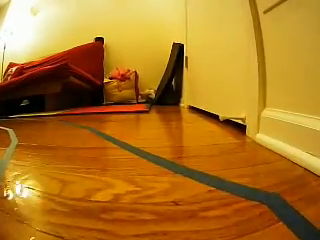
#> input picture frame 22 of test1.mp4, 320 x 240 px
$ python test_drive_v6.py
#> lines starting #> are read from the running program, lines starting #| are printed output that depends on the picture; after the words box and inside, x2 and y2 are one past the last pixel; in counts of white or black regions, pixels touching at a corner belong together
import cv2
import numpy as np
import math

# only called steep corner -> if lane line is passed boundary (1/3 for each), call function
# if lines are intersecting
# if 2 lines are detected in one color (and intersecting/close???)
def bang_bang_control(direction):
    pass

def initialize_mask(frame):
    # change image to hsv for masking
    hsv = cv2.cvtColor(frame, cv2.COLOR_BGR2HSV)

    # get only the blue pixels
    lower_blue = np.array([90, 50, 70])
    upper_blue = np.array([128, 255, 255])

    # alternative hsv mask
    # lower_yellow = np.array([30, 100, 100])
    # upper_yellow = np.array([35, 255, 255])

    # tuned yellow
    lower_yellow = np.array([15, 60, 136])
    upper_yellow = np.array([38, 163, 246])

    mask_blue = cv2.inRange(hsv, lower_blue, upper_blue)
    mask_yellow = cv2.inRange(hsv, lower_yellow, upper_yellow)

    # run to separate masks on the images
    return [mask_blue, mask_yellow]

def extract_edges(mask):
    # extract edges from lines
    edges = cv2.Canny(mask, 50, 100)    # change to contour detection later

    return edges

# [17 lines left out: function perspective_warp, not called in this run]

def crop_image(edges):
    height, width = edges.shape
    mask = np.zeros_like(edges)

    # only focus bottom half of the screen
    polygon = np.array([[
        (0, height * 1 / 2),
        (width, height * 1 / 2),
        (width, height),
        (0, height),
    ]], np.int32)

    # wtf is this???
    cv2.fillPoly(mask, polygon, 255)
    cropped_edges = cv2.bitwise_and(edges, mask)
    return cropped_edges


def detect_line_segments(cropped_edges):
    # tuning min_threshold, minLineLength, maxLineGap is a trial and error process by hand
    rho = 1  # distance precision in pixel, i.e. 1 pixel
    angle = np.pi / 180  # angular precision in radian, i.e. 1 degree
    min_threshold = 50  # minimal of votes

    line_segments = cv2.HoughLinesP(cropped_edges, rho, angle, min_threshold, np.array([]), minLineLength=20, maxLineGap=2)
    try:
        len(line_segments)
        return line_segments
    except:
        return []

# def noise_reduction()


def calculate_slope_intercept(frame, line_segments):
    height, width, ch = frame.shape
    lane_lines = []

    left_line = []
    right_line = []

    # bound is 2/3
    bound = 1/3
    left_bound = width * (1 - bound)
    right_bound = width * bound

    for line in line_segments:
        # points that make up the line segments
        x1, y1, x2, y2 = line[0]

        # skip vertical line
        if x1 == x2:
            # print("Vertical Line")
            continue

        fit = np.polyfit((x1, x2), (y1, y2), 1)
        slope = fit[0]
        intercept = fit[1]

        # check if left line is within bounds
        if slope < 0:
            if x1 < left_bound and x2 < left_bound:
                left_line.append((slope, intercept))
        # check if right line is within bounds
        else:
            if x1 > right_bound and x2 > right_bound:
                right_line.append((slope, intercept))

    left_avg = np.average(left_line, axis=0)
    right_avg = np.average(right_line, axis=0)

    if len(left_line) > 0:
        lane_lines.append(get_end_points(frame, left_avg))

    if len(right_line) > 0:
        lane_lines.append(get_end_points(frame, right_avg))

    return lane_lines

# helper function for slope intercept
def get_end_points(frame, line_fit):
    height, width, _ = frame.shape
    slope, intercept = line_fit
    y1 = height  # bottom of the frame
    y2 = int(y1 * 1 / 2)  # make points from middle of the frame down

    # bound the coordinates within the frame
    x1 = max(-width, min(2 * width, int((y1 - intercept) / slope)))
    x2 = max(-width, min(2 * width, int((y2 - intercept) / slope)))
    return [[x1, y1, x2, y2]]

def detect_lane(frame, mask):
    mask_blue = mask[0]
    mask_yellow = mask[1]

    edges_blue = extract_edges(mask_blue)
    cropped_edges_blue = crop_image(edges_blue)

    edges_yellow = extract_edges(mask_yellow)
    cropped_edges_yellow = extract_edges(edges_yellow)

    line_segments_blue = detect_line_segments(cropped_edges_blue)
    line_segments_yellow = detect_line_segments(cropped_edges_yellow)

    # no lanes
    if len(line_segments_blue) == 0 and len(line_segments_yellow) == 0:
        # print("no lane lines")
        return []

    # only yellow
    elif len(line_segments_blue) == 0:
        detected_lane = calculate_slope_intercept(frame, line_segments_yellow)
        return detected_lane

    # only blue
    elif len(line_segments_yellow) == 0:
        detected_lane = calculate_slope_intercept(frame, line_segments_blue)
        return detected_lane

    # both yellow and blue
    else:
        detected_lane_yellow = calculate_slope_intercept(frame, line_segments_yellow)
        detected_lane_blue = calculate_slope_intercept(frame, line_segments_blue)
        return detected_lane_yellow + detected_lane_blue

def get_steering_angle(height, width, lane_lines):
    if len(lane_lines) == 2:
        # print("two lines detected")
        _, _, left_x2, _ = lane_lines[0][0]
        _, _, right_x2, _ = lane_lines[1][0]
        mid = int(width / 2)
        x_offset = (left_x2 + right_x2) / 2 - mid
        y_offset = int(height / 2)

    # one lane line
    elif len(lane_lines) == 1:
        # print("one line detected")
        x1, _, x2, _ = lane_lines[0][0]
        x_offset = x2 - x1
        y_offset = int(height / 2)

    angle_to_mid_radian = math.atan(x_offset / y_offset)  # angle (in radian) to center vertical line
    angle_to_mid_deg = int(angle_to_mid_radian * 180.0 / math.pi)  # angle (in degrees) to center vertical line
    steering_angle = angle_to_mid_deg  # this is the steering angle needed by front wheel

    return steering_angle


# [8 lines left out: function display_lines, not called in this run]

def stabilize_steering(previous_angle, current_angle, previous_weight=0.9, current_weight=0.1):
    stabilized_angle = previous_angle * previous_weight + current_angle * current_weight
    return stabilized_angle

# [22 lines left out: function display_heading_line, not called in this run]

def test_video(src):
#> called with src = '../images/test1.mp4'
    cap = cv2.VideoCapture(src)
    previous_angle = 0

    # how many angles to output per second (camera has 60fps)
    sensitivity = 6
    frame_counter = 0

    while cap.isOpened():
        # input()
        ret, frame = cap.read()
#> frame is the input picture: shape (240, 320, 3); mean B, G, R 34.5, 118.3, 175.1
        height, width, ch = frame.shape
#> height = 240; width = 320; ch = 3

        img_mask = initialize_mask(frame)
#> in initialize_mask, `hsv = cv2.cvtColor(frame, cv2.COLOR_BGR2HSV)`: hsv: shape (240, 320, 3); mean H, S, V 18.9, 211.4, 175.2
#> in initialize_mask, `mask_blue = cv2.inRange(hsv, lower_blue, upper_blue)`: mask_blue: shape (240, 320); every value is 0
#> in initialize_mask, `mask_yellow = cv2.inRange(hsv, lower_yellow, upper_yellow)`:
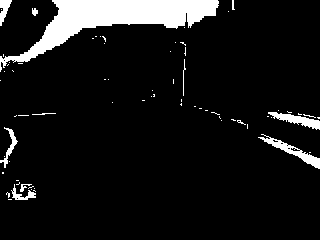
#> mask_yellow: shape (240, 320); 8.7% white; 70 white regions (59 under 20 px), largest, box (x1, y1, x2, y2) and area: (0, 0, 219, 72) 4991, (258, 134, 320, 169) 463, (268, 112, 320, 130) 373
#> img_mask = 2 items

        try:
            lane_lines = detect_lane(frame, img_mask)
#> in crop_image, `cv2.fillPoly(mask, polygon, 255)`:
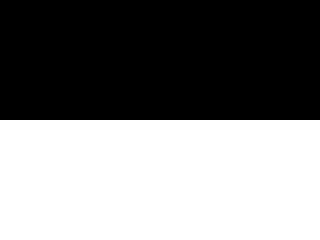
#> mask: shape (240, 320); 50% white; 1 white region, box (x1, y1, x2, y2) and area: (0, 120, 320, 240) 38400
#> in extract_edges (call 2), `edges = cv2.Canny(mask, 50, 100)`:
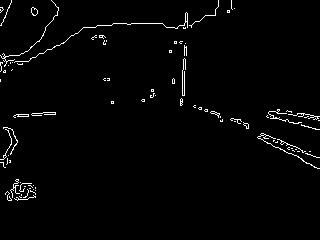
#> edges: shape (240, 320); 1.9% white in thin lines or dots, all inside (x1, y1, x2, y2) = (0, 0, 320, 201)
#> in extract_edges (call 3), `edges = cv2.Canny(mask, 50, 100)`:
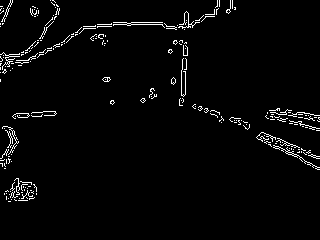
#> edges: shape (240, 320); 2.8% white in thin lines or dots, all inside (x1, y1, x2, y2) = (0, 0, 320, 202)
#> in detect_line_segments, `line_segments = cv2.HoughLinesP(cropped_edges, rho, angle, min_thresho..`: line_segments = None
#> in detect_lane, `line_segments_blue = detect_line_segments(cropped_edges_blue)`: line_segments_blue = []
#> in detect_lane, `line_segments_yellow = detect_line_segments(cropped_edges_yellow)`: line_segments_yellow = [[131, 24, 165, 24], [106, 24, 130, 23], [264, 135, 299, 149], [277, 146, 300, 159], [263, 132, 301, 148], [185, 88, 186, 59]]
#> the loop in calculate_slope_intercept, `for line in line_segments:` made 6 passes
#> (x1, y1, x2, y2, slope, intercept) on passes 1 to 6: (131, 24, 165, 24, -8.23e-17, 24), (106, 24, 130, 23, -0.0417, 28.42), (264, 135, 299, 149, 0.4, 29.4), (277, 146, 300, 159, 0.565, -10.57), (263, 132, 301, 148, 0.421, 21.26), (185, 88, 186, 59, -29, 5453)
#> after the loop in calculate_slope_intercept, `for line in line_segments:`: left_line = [(-8.23e-17, 24), (-0.0417, 28.42), (-29, 5453)]; right_line = [(0.4, 29.4), (0.565, -10.57), (0.421, 21.26)]
#> in calculate_slope_intercept, `left_avg = np.average(left_line, axis=0)`: left_avg = [-9.68, 1835.1]
#> in calculate_slope_intercept, `right_avg = np.average(right_line, axis=0)`: right_avg = [0.462, 13.37]
#> in get_end_points, `slope, intercept = line_fit`: slope = -9.68; intercept = 1835.1
#> in get_end_points, `x1 = max(-width, min(2 * width, int((y1 - intercept) / slope)))`: x1 = 164
#> in get_end_points, `x2 = max(-width, min(2 * width, int((y2 - intercept) / slope)))`: x2 = 177
#> in detect_lane, `detected_lane = calculate_slope_intercept(frame, line_segments_yellow)`: detected_lane = [[[164, 240, 177, 120]], [[490, 240, 230, 120]]]
#> lane_lines = [[[164, 240, 177, 120]], [[490, 240, 230, 120]]]
        except:
            print("ERROR")
            continue
        # [8 lines of commented-out code are left out]


        frame_counter += 1
        print("DEBUG", frame_counter)

        if (frame_counter % sensitivity == 0):
            if len(lane_lines) > 0:

                pass
                # [12 lines of commented-out code are left out]

        if len(lane_lines) > 0:
            steering_angle = get_steering_angle(height, width, lane_lines)
#> in get_steering_angle, `_, _, left_x2, _ = lane_lines[0][0]`: left_x2 = 177
#> in get_steering_angle, `_, _, right_x2, _ = lane_lines[1][0]`: right_x2 = 230
#> in get_steering_angle, `x_offset = (left_x2 + right_x2) / 2 - mid`: x_offset = 43.5
#> in get_steering_angle, `angle_to_mid_radian = math.atan(x_offset / y_offset)`: angle_to_mid_radian = 0.348
#> in get_steering_angle, `angle_to_mid_deg = int(angle_to_mid_radian * 180.0 / math.pi)`: angle_to_mid_deg = 19
#> steering_angle = 19
            previous_angle = stabilize_steering(previous_angle, steering_angle)
#> in stabilize_steering, `stabilized_angle = previous_angle * previous_weight + current_angle * ..`: stabilized_angle = 1.9
#> previous_angle = 1.9

        if ret == True:
            if cv2.waitKey(1) == ord('q'):
#> (key q is pressed here)
                break
        else:
            break

    cap.release()
    cv2.destroyAllWindows()


# Unstable implementation from v2
# [10 lines left out: function test_image, not called in this run]

test_video("../images/test1.mp4")
# test_video("IMG_2066.mov")

$ run again, starting later in the video
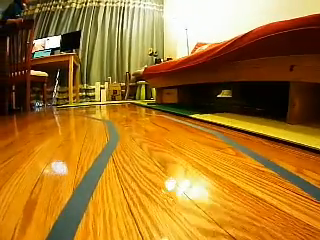
#> input picture frame 99 of test1.mp4, 320 x 240 px
#> in test_video, frame is the input picture: shape (240, 320, 3); mean B, G, R 41.8, 116.6, 166.3
#> hsv: shape (240, 320, 3); mean H, S, V 20.3, 200.4, 166.9
#> in initialize_mask, `mask_blue = cv2.inRange(hsv, lower_blue, upper_blue)`:
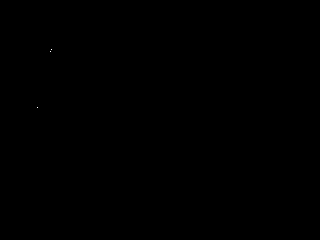
#> mask_blue: shape (240, 320); 0% white in thin lines or dots, all inside (x1, y1, x2, y2) = (37, 49, 52, 108)
#> mask_yellow: shape (240, 320); 7.6% white; 281 white regions (256 under 20 px), largest, box (x1, y1, x2, y2) and area: (131, 16, 177, 80) 1473, (83, 0, 126, 101) 1280, (276, 0, 320, 19) 604
#> img_mask = 2 items
#> edges: shape (240, 320); 0.03% white in thin lines or dots, all inside (x1, y1, x2, y2) = (36, 48, 53, 109)
#> mask: shape (240, 320); 50% white; 1 white region, box (x1, y1, x2, y2) and area: (0, 120, 320, 240) 38400
#> cropped_edges: shape (240, 320); every value is 0
#> edges: shape (240, 320); 4.9% white in thin lines or dots
#> in extract_edges (call 3), `edges = cv2.Canny(mask, 50, 100)`:
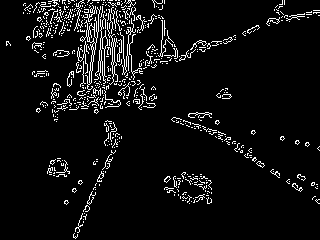
#> edges: shape (240, 320); 6.2% white in thin lines or dots
#> line_segments = None
#> line_segments_blue = []
#> line_segments_yellow = [[100, 44, 131, 66], [104, 50, 133, 71], [73, 236, 82, 214], [82, 91, 104, 69], [100, 40, 103, 80], [100, 22, 104, 0], [79, 220, 101, 172], [107, 51, 128, 66], [86, 9, 91, 37]]
#> the loop in calculate_slope_intercept, `for line in line_segments:` made 9 passes
#> (x1, y1, x2, y2, slope, intercept) on passes 1 to 8: (100, 44, 131, 66, 0.71, -26.97), (104, 50, 133, 71, 0.724, -25.31), (73, 236, 82, 214, -2.44, 414.4), (82, 91, 104, 69, -1, 173), (100, 40, 103, 80, 13.33, -1293.3), (100, 22, 104, 0, -5.5, 572), (79, 220, 101, 172, -2.18, 392.4), (107, 51, 128, 66, 0.714, -25.43)
#> after the loop in calculate_slope_intercept, `for line in line_segments:`: left_line = [(-2.44, 414.4), (-1, 173), (-5.5, 572), (-2.18, 392.4)]; right_line = [(0.714, -25.43)]
#> left_avg = [-2.78, 388]
#> right_avg = [0.714, -25.43]
#> in get_end_points, `slope, intercept = line_fit`: slope = -2.78; intercept = 388
#> in get_end_points, `x1 = max(-width, min(2 * width, int((y1 - intercept) / slope)))`: x1 = 53
#> in get_end_points, `x2 = max(-width, min(2 * width, int((y2 - intercept) / slope)))`: x2 = 96
#> detected_lane = [[[53, 240, 96, 120]], [[371, 240, 203, 120]]]
#> left_x2 = 96
#> right_x2 = 203
#> x_offset = -10.5
#> angle_to_mid_radian = -0.0873
#> angle_to_mid_deg = -5
#> stabilized_angle = -0.5

$ run again, starting later in the video
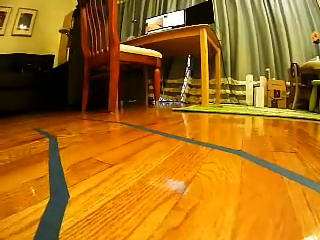
#> input picture frame 177 of test1.mp4, 320 x 240 px
#> in test_video, frame is the input picture: shape (240, 320, 3); mean B, G, R 24.5, 109.4, 165.9
#> hsv: shape (240, 320, 3); mean H, S, V 19.8, 216.9, 166.3
#> in initialize_mask, `mask_blue = cv2.inRange(hsv, lower_blue, upper_blue)`:
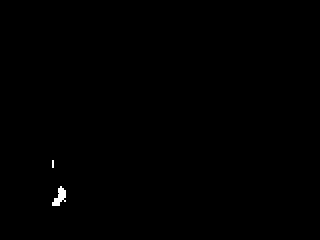
#> mask_blue: shape (240, 320); 0.22% white; 2 white regions (1 under 20 px), largest, box (x1, y1, x2, y2) and area: (52, 186, 66, 206) 151
#> mask_yellow: shape (240, 320); 8.6% white; 272 white regions (243 under 20 px), largest, box (x1, y1, x2, y2) and area: (285, 0, 320, 67) 1574, (235, 0, 266, 105) 1527, (222, 0, 237, 84) 421
#> img_mask = 2 items
#> edges: shape (240, 320); 0.08% white in thin lines or dots, all inside (x1, y1, x2, y2) = (51, 160, 66, 206)
#> mask: shape (240, 320); 50% white; 1 white region, box (x1, y1, x2, y2) and area: (0, 120, 320, 240) 38400
#> edges: shape (240, 320); 5.3% white in thin lines or dots
#> in extract_edges (call 3), `edges = cv2.Canny(mask, 50, 100)`:
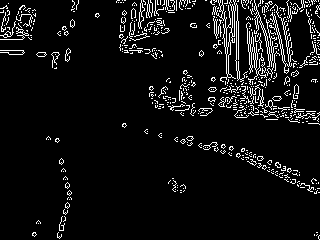
#> edges: shape (240, 320); 6.8% white in thin lines or dots
#> line_segments = None
#> line_segments_blue = []
#> line_segments = 18 rows, first 6: [0, 50, 23, 50], [258, 111, 287, 117], [238, 30, 238, 58], [271, 1, 284, 57], [283, 25, 287, 49], [274, 20, 283, 62]
#> line_segments_yellow has the same summary as line_segments in detect_line_segments
#> the loop in calculate_slope_intercept, `for line in line_segments:` made 18 passes
#> (x1, y1, x2, y2, slope, intercept) on passes 1, 2, 4, 5, 6, 7, 8, 11: (0, 50, 23, 50, -1.03e-16, 50), (258, 111, 287, 117, 0.207, 57.62), (271, 1, 284, 57, 4.31, -1166.4), (283, 25, 287, 49, 6, -1673), (274, 20, 283, 62, 4.67, -1258.7), (145, 4, 168, 4, -3.92e-17, 4), (140, 10, 167, 9, -0.037, 15.19), (227, 0, 254, 0, 0, 0)
#> after the loop in calculate_slope_intercept, `for line in line_segments:`: left_line = [(-1.03e-16, 50), (-3.92e-17, 4), (-0.037, 15.19)]; right_line = [(0.207, 57.62), (4.31, -1166.4), (6, -1673), (4.67, -1258.7), (0, 0), (7.25, -2044.7), (5.2, -1363), (7.33, -1811.3), (0.478, 38.39), (2.9, -736.2), (3.95e-18, 2), (0.462, 47.62)]
#> left_avg = [-0.0123, 23.06]
#> right_avg = [3.23, -825.6]
#> in get_end_points, `slope, intercept = line_fit`: slope = -0.0123; intercept = 23.06
#> in get_end_points, `x1 = max(-width, min(2 * width, int((y1 - intercept) / slope)))`: x1 = -320
#> detected_lane = [[[-320, 240, -320, 120]], [[329, 240, 292, 120]]]
#> left_x2 = -320
#> right_x2 = 292
#> x_offset = -174
#> angle_to_mid_radian = -0.967
#> angle_to_mid_deg = -55
#> stabilized_angle = -5.5
